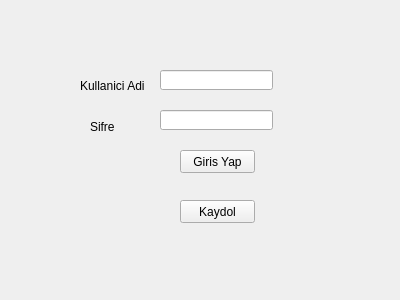
<?xml version="1.0" encoding="UTF-8"?>
<ui version="4.0">
 <class>Form</class>
 <widget class="QWidget" name="Form">
  <property name="geometry">
   <rect>
    <x>0</x>
    <y>0</y>
    <width>400</width>
    <height>300</height>
   </rect>
  </property>
  <property name="windowTitle">
   <string>Form</string>
  </property>
  <widget class="QLabel" name="lbl_isim">
   <property name="geometry">
    <rect>
     <x>80</x>
     <y>70</y>
     <width>71</width>
     <height>31</height>
    </rect>
   </property>
   <property name="text">
    <string>Kullanici Adi</string>
   </property>
  </widget>
  <widget class="QLabel" name="lbl_sifre">
   <property name="geometry">
    <rect>
     <x>90</x>
     <y>120</y>
     <width>47</width>
     <height>13</height>
    </rect>
   </property>
   <property name="text">
    <string>Sifre</string>
   </property>
  </widget>
  <widget class="QPushButton" name="pushButton_giris_yap">
   <property name="geometry">
    <rect>
     <x>180</x>
     <y>150</y>
     <width>75</width>
     <height>23</height>
    </rect>
   </property>
   <property name="text">
    <string>Giris Yap</string>
   </property>
  </widget>
  <widget class="QPushButton" name="pushButton_kaydol">
   <property name="geometry">
    <rect>
     <x>180</x>
     <y>200</y>
     <width>75</width>
     <height>23</height>
    </rect>
   </property>
   <property name="text">
    <string>Kaydol</string>
   </property>
  </widget>
  <widget class="QLineEdit" name="lineEdit_isim">
   <property name="geometry">
    <rect>
     <x>160</x>
     <y>70</y>
     <width>113</width>
     <height>20</height>
    </rect>
   </property>
  </widget>
  <widget class="QLineEdit" name="lineEdit_sifre">
   <property name="geometry">
    <rect>
     <x>160</x>
     <y>110</y>
     <width>113</width>
     <height>20</height>
    </rect>
   </property>
   <property name="echoMode">
    <enum>QLineEdit::Password</enum>
   </property>
  </widget>
 </widget>
 <resources/>
 <connections/>
</ui>
